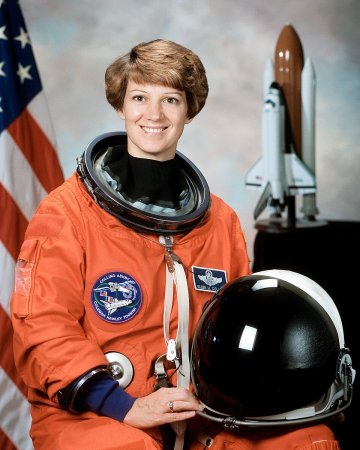
#> input picture apps/faces/tests/fixtures/collins-1998.jpg, 360 x 450 px
$ python -i preprocessing.py   (imports and definitions only)
#> lines starting #> are read from the running program, lines starting #| are printed output that depends on the picture
#> further down, picture is the input picture: PIL image 360x450 RGB; mean R, G, B 135.2, 103.1, 94.1
"""De una imagen a la entrada de la torre de imagen de CLIP: `float32` de 3 x 224 x 224.

Repite paso a paso el `CLIPImageProcessor` de Hugging Face con la configuración que
publica el modelo (`preprocessor_config.json`), que a su vez reproduce el preprocesado con
que OpenAI entrenó CLIP:

1. RGB;
2. el lado menor a 224 px con interpolación bicúbica, y el mayor en proporción, truncado;
3. el recorte central de 224 x 224;
4. de 0..255 a 0..1 y normalizado con la media y la desviación de cada canal.

Una entrada distinta de la del entrenamiento no falla: da embeddings peores sin avisar. Por
eso los tests comparan con valores de referencia calculados con el procesador de Hugging
Face.
"""

from __future__ import annotations

from typing import TypeAlias

import numpy as np
import numpy.typing as npt
from PIL import Image

PixelValues: TypeAlias = npt.NDArray[np.float32]

IMAGE_SIDE = 224
RGB = "RGB"
MAX_8_BIT = 255.0
# Media y desviación de cada canal RGB en los datos de entrenamiento de CLIP (OpenAI).
CHANNEL_MEAN = np.array([0.48145466, 0.4578275, 0.40821073], dtype=np.float32)
CHANNEL_STD = np.array([0.26862954, 0.26130258, 0.27577711], dtype=np.float32)


def pixel_values(image: Image.Image) -> PixelValues:
    """La imagen como la ve CLIP: un arreglo `(3, 224, 224)` en `float32`, canales primero."""
    resized = image.convert(RGB).resize(_resized_size(image.size), Image.Resampling.BICUBIC)
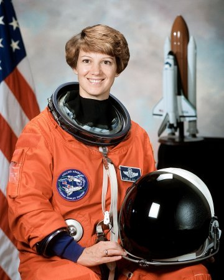
#> resized: PIL image 224x280 RGB; mean R, G, B 135.2, 103.1, 94.1
    pixels = np.asarray(_center_crop(resized), dtype=np.float32) / np.float32(MAX_8_BIT)
    normalized = (pixels - CHANNEL_MEAN) / CHANNEL_STD
    return np.ascontiguousarray(normalized.transpose(2, 0, 1), dtype=np.float32)


def _resized_size(size: tuple[int, int]) -> tuple[int, int]:
    """El lado menor a `IMAGE_SIDE` y el mayor en proporción, truncado como en Hugging Face."""
    width, height = size
    if width <= height:
        return IMAGE_SIDE, int(IMAGE_SIDE * height / width)
    return int(IMAGE_SIDE * width / height), IMAGE_SIDE


def _center_crop(image: Image.Image) -> Image.Image:
    width, height = image.size
#> width = 224; height = 280
    left = (width - IMAGE_SIDE) // 2
#> left = 0
    top = (height - IMAGE_SIDE) // 2
#> top = 28
    return image.crop((left, top, left + IMAGE_SIDE, top + IMAGE_SIDE))
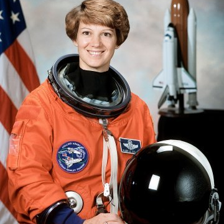
#> returned value: PIL image 224x224 RGB; mean R, G, B 133.9, 100.9, 91.5

>>> from PIL import Image
>>> picture = Image.open('../../../../faces/tests/fixtures/collins-1998.jpg')
>>> result = pixel_values(picture)

$ run again, on apps/faces/tests/fixtures/collins-early.jpg
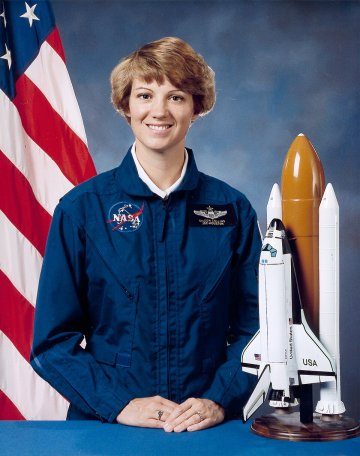
#> input picture apps/faces/tests/fixtures/collins-early.jpg, 360 x 456 px
#> picture is the input picture: PIL image 360x456 RGB; mean R, G, B 85.7, 90.8, 115.4
#> in pixel_values, `resized = image.convert(RGB).resize(_resized_size(image.size), Image.R..`:
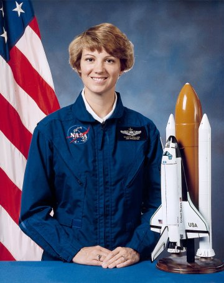
#> resized: PIL image 224x283 RGB; mean R, G, B 85.7, 90.8, 115.4
#> in _center_crop, `return image.crop((left, top, left + IMAGE_SIDE, top + IMAGE_SIDE))`:
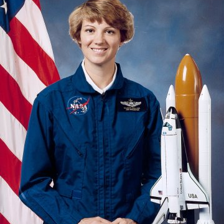
#> returned value: PIL image 224x224 RGB; mean R, G, B 93.5, 92.5, 114.7

$ run again, on apps/faces/tests/fixtures/sts-114-crew.jpg
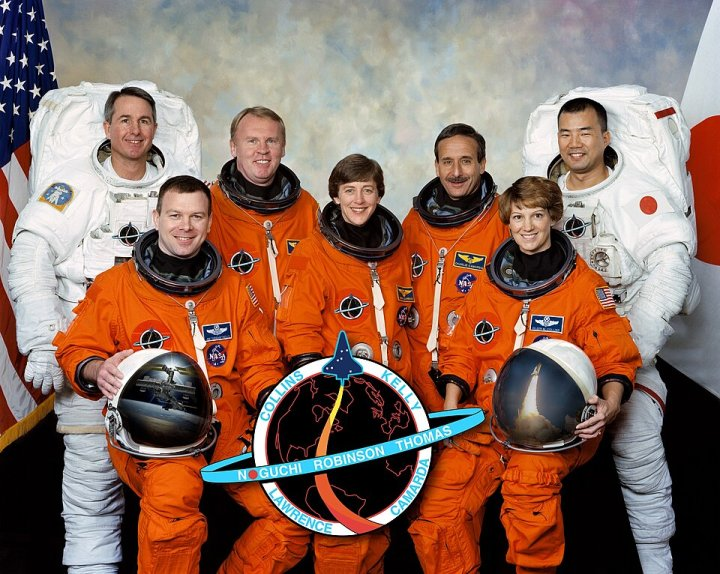
#> input picture apps/faces/tests/fixtures/sts-114-crew.jpg, 720 x 574 px
#> picture is the input picture: PIL image 720x574 RGB; mean R, G, B 139.9, 109, 95.9
#> in pixel_values, `resized = image.convert(RGB).resize(_resized_size(image.size), Image.R..`:
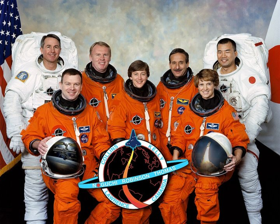
#> resized: PIL image 280x224 RGB; mean R, G, B 139.9, 109, 95.9
#> in _center_crop, `return image.crop((left, top, left + IMAGE_SIDE, top + IMAGE_SIDE))`:
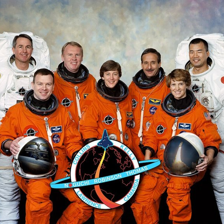
#> returned value: PIL image 224x224 RGB; mean R, G, B 145.4, 108.7, 91.7
